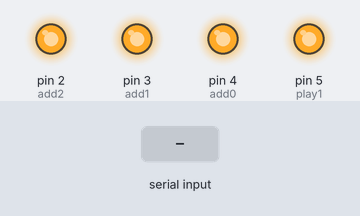
This sketch was run on a simulated Arduino Uno, built with avr-gcc and run on an emulated ATmega328P. Parts: output pins drawn as LEDs (lit = HIGH). Inputs (shaded band) come from the test bench. What the sketch prints to the serial monitor is not drawn.

Above: at 1.7 s.
1.8 s: "A" received over Serial
At 4.5 s:
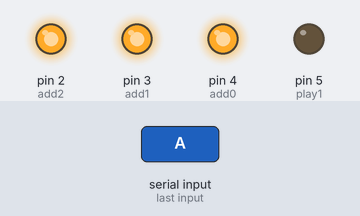
4.8 s: "B" received over Serial
At 6.9 s:
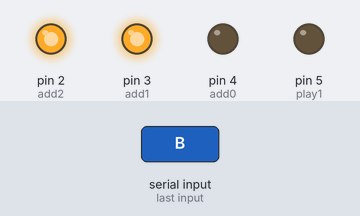
At 9.7 s:
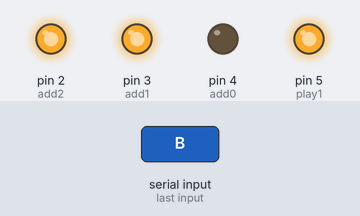
Timing chart, 0 to 11.2 s (numbered marks = the images above; inputs shaded):
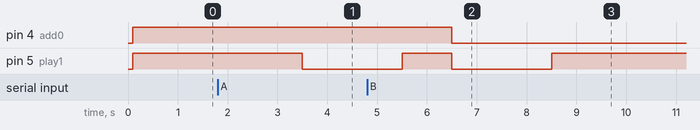

The sketch:

Receiver.ino
```cpp
int add0 = 4;
int add1 = 3;
int add2 = 2;
int play1 = 5;
String b;
unsigned char a=0X00;

 void setup()
 {
  Serial.begin(1200);
  pinMode(add0, OUTPUT);
  pinMode(add1, OUTPUT);
  pinMode(add2, OUTPUT);
  pinMode(play1, OUTPUT);
  delay(100);
      digitalWrite(add0, HIGH);
    digitalWrite(add1, HIGH);
    digitalWrite(add2, HIGH);
    digitalWrite(play1, HIGH);
    delay(100);
         digitalWrite(add0, HIGH);
    digitalWrite(add1, HIGH);
    digitalWrite(add2, HIGH);
    digitalWrite(play1, HIGH);
    delay(100);
         digitalWrite(add0, HIGH);
    digitalWrite(add1, HIGH);
    digitalWrite(add2, HIGH);
    digitalWrite(play1, HIGH);
    delay(100);
         digitalWrite(add0, HIGH);
    digitalWrite(add1, HIGH);
    digitalWrite(add2, HIGH);
    digitalWrite(play1, HIGH);
    delay(100);
 }

void loop()
{
   Serial.print(a);delay(1000);
  if((a == '65')||(a == 'A'))
{
  Serial.print("****");
     a=0X00; a=0X00;
    digitalWrite(add0, HIGH);
    digitalWrite(add1, HIGH);
    digitalWrite(add2, HIGH);
    digitalWrite(play1, LOW);
    delay(2000);
    digitalWrite(play1, HIGH);  a=0X00;
       digitalWrite(play1, HIGH); a=0X00;
          digitalWrite(play1, HIGH); a=0X00;
  }
 if((a == '66')||(a == 'B'))
{
   Serial.print("####");
     a=0X00; a=0X00; a=0X00;
    digitalWrite(add0, LOW);
    digitalWrite(add1, HIGH);
    digitalWrite(add2, HIGH);
    digitalWrite(play1, LOW);
    delay(2000);
    digitalWrite(play1, HIGH); a=0X00;
       digitalWrite(play1, HIGH); a=0X00;
          digitalWrite(play1, HIGH); a=0X00;
  }
  else
  {
    digitalWrite(play1, HIGH);
  }
}


void serialEvent()
{

while(Serial.available() > 0)
{
 char Inchar;
Inchar = Serial.read();
a=Inchar;
 //Serial.print(a);
}
}
```

Measured:
- after the input at 1.8 s, pin 5 (play1): HIGH → LOW after 1.7 s
- after the input at 4.8 s, pin 4 (add0): HIGH → LOW after 1.7 s
